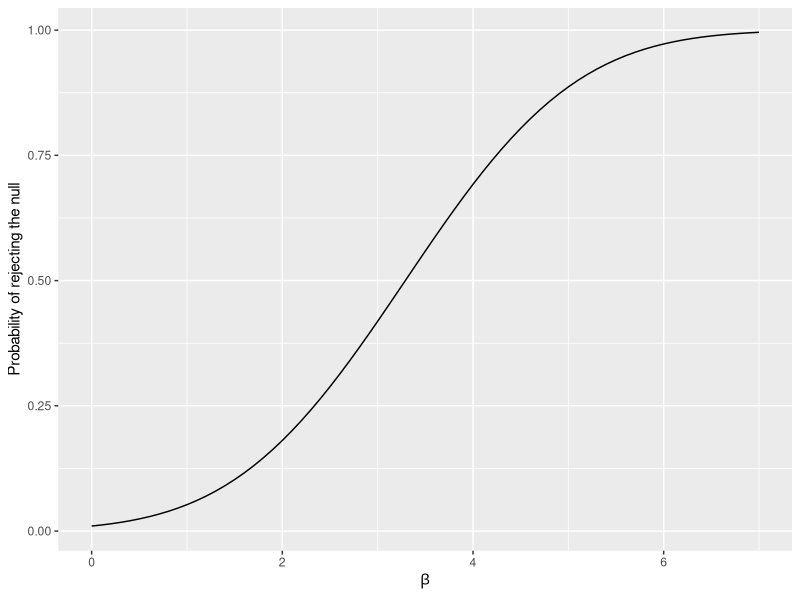

R code for this plot:
## ---- chunk 1
knitr::opts_chunk$set(echo = TRUE, comment = NA, message = FALSE, warning = FALSE,
                      options(digits = 3, scipen = 999))
## ---- chunk 2
library(tidyverse)
library(pwr)

beta_i <- seq(0, 7, .1)
se_beta <- 1 # to keep se_beta = 1 we will set n = 1 below.

pwr <- pwr.2p.test(beta_i, n = 1, sig.level = .01, alternative = "greater")

#the output is a list we need to extract, h and power from pwr

data <- tibble(beta = pwr$h, power =  pwr$power)

data %>% 
ggplot(aes(x = beta, y = power)) +
  geom_line() +
  ylab("Probability of rejecting the null") +
  xlab(expression(beta))
